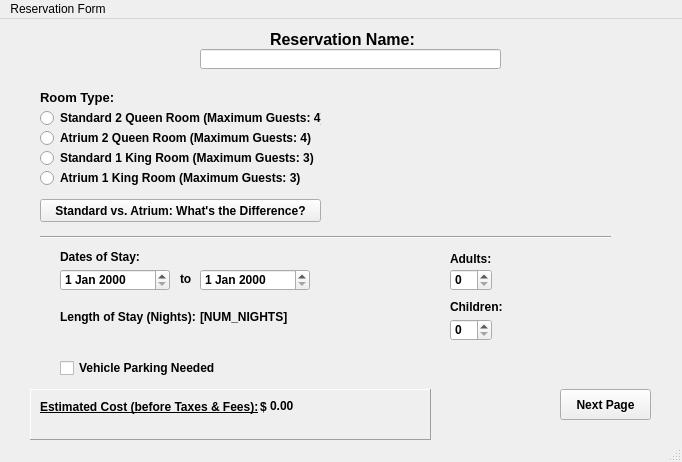
<?xml version="1.0" encoding="UTF-8"?>
<ui version="4.0">
 <class>MainWindow</class>
 <widget class="QMainWindow" name="MainWindow">
  <property name="geometry">
   <rect>
    <x>0</x>
    <y>0</y>
    <width>682</width>
    <height>462</height>
   </rect>
  </property>
  <property name="windowTitle">
   <string>MainWindow</string>
  </property>
  <widget class="QWidget" name="centralwidget">
   <widget class="QStackedWidget" name="stackedWidget">
    <property name="geometry">
     <rect>
      <x>0</x>
      <y>0</y>
      <width>681</width>
      <height>441</height>
     </rect>
    </property>
    <property name="font">
     <font>
      <weight>75</weight>
      <bold>true</bold>
     </font>
    </property>
    <property name="currentIndex">
     <number>0</number>
    </property>
    <widget class="QWidget" name="p1">
     <widget class="QLabel" name="Name">
      <property name="geometry">
       <rect>
        <x>270</x>
        <y>10</y>
        <width>151</width>
        <height>21</height>
       </rect>
      </property>
      <property name="font">
       <font>
        <pointsize>12</pointsize>
        <weight>75</weight>
        <bold>true</bold>
       </font>
      </property>
      <property name="text">
       <string>Reservation Name:</string>
      </property>
     </widget>
     <widget class="QLabel" name="rmType">
      <property name="geometry">
       <rect>
        <x>40</x>
        <y>70</y>
        <width>111</width>
        <height>16</height>
       </rect>
      </property>
      <property name="font">
       <font>
        <pointsize>10</pointsize>
        <weight>75</weight>
        <bold>true</bold>
       </font>
      </property>
      <property name="text">
       <string>Room Type:</string>
      </property>
     </widget>
     <widget class="QRadioButton" name="queenStd">
      <property name="geometry">
       <rect>
        <x>40</x>
        <y>90</y>
        <width>281</width>
        <height>18</height>
       </rect>
      </property>
      <property name="text">
       <string>Standard 2 Queen Room (Maximum Guests: 4)</string>
      </property>
     </widget>
     <widget class="QRadioButton" name="queenAtr">
      <property name="geometry">
       <rect>
        <x>40</x>
        <y>110</y>
        <width>291</width>
        <height>18</height>
       </rect>
      </property>
      <property name="text">
       <string>Atrium 2 Queen Room (Maximum Guests: 4)</string>
      </property>
     </widget>
     <widget class="QRadioButton" name="kngAtr">
      <property name="geometry">
       <rect>
        <x>40</x>
        <y>150</y>
        <width>261</width>
        <height>18</height>
       </rect>
      </property>
      <property name="text">
       <string>Atrium 1 King Room (Maximum Guests: 3)</string>
      </property>
     </widget>
     <widget class="QRadioButton" name="kngStd">
      <property name="geometry">
       <rect>
        <x>40</x>
        <y>130</y>
        <width>281</width>
        <height>18</height>
       </rect>
      </property>
      <property name="text">
       <string>Standard 1 King Room (Maximum Guests: 3)</string>
      </property>
     </widget>
     <widget class="Line" name="line">
      <property name="geometry">
       <rect>
        <x>40</x>
        <y>210</y>
        <width>571</width>
        <height>16</height>
       </rect>
      </property>
      <property name="orientation">
       <enum>Qt::Horizontal</enum>
      </property>
     </widget>
     <widget class="QLabel" name="dates">
      <property name="geometry">
       <rect>
        <x>60</x>
        <y>230</y>
        <width>81</width>
        <height>16</height>
       </rect>
      </property>
      <property name="text">
       <string>Dates of Stay:</string>
      </property>
     </widget>
     <widget class="QLabel" name="lengthofstay">
      <property name="geometry">
       <rect>
        <x>60</x>
        <y>290</y>
        <width>151</width>
        <height>16</height>
       </rect>
      </property>
      <property name="text">
       <string>Length of Stay (Nights):</string>
      </property>
     </widget>
     <widget class="QLabel" name="adults">
      <property name="geometry">
       <rect>
        <x>450</x>
        <y>230</y>
        <width>41</width>
        <height>20</height>
       </rect>
      </property>
      <property name="text">
       <string>Adults: </string>
      </property>
     </widget>
     <widget class="QLabel" name="kids">
      <property name="geometry">
       <rect>
        <x>450</x>
        <y>280</y>
        <width>61</width>
        <height>16</height>
       </rect>
      </property>
      <property name="text">
       <string>Children:</string>
      </property>
     </widget>
     <widget class="QDateEdit" name="beginDate">
      <property name="geometry">
       <rect>
        <x>60</x>
        <y>250</y>
        <width>110</width>
        <height>22</height>
       </rect>
      </property>
     </widget>
     <widget class="QLabel" name="to">
      <property name="geometry">
       <rect>
        <x>180</x>
        <y>250</y>
        <width>20</width>
        <height>20</height>
       </rect>
      </property>
      <property name="text">
       <string>to</string>
      </property>
     </widget>
     <widget class="QDateEdit" name="endDate">
      <property name="geometry">
       <rect>
        <x>200</x>
        <y>250</y>
        <width>110</width>
        <height>22</height>
       </rect>
      </property>
     </widget>
     <widget class="QSpinBox" name="adultCt">
      <property name="geometry">
       <rect>
        <x>450</x>
        <y>250</y>
        <width>42</width>
        <height>22</height>
       </rect>
      </property>
     </widget>
     <widget class="QSpinBox" name="childCt">
      <property name="geometry">
       <rect>
        <x>450</x>
        <y>300</y>
        <width>42</width>
        <height>22</height>
       </rect>
      </property>
     </widget>
     <widget class="QFrame" name="frame">
      <property name="geometry">
       <rect>
        <x>30</x>
        <y>370</y>
        <width>401</width>
        <height>51</height>
       </rect>
      </property>
      <property name="frameShape">
       <enum>QFrame::Panel</enum>
      </property>
      <property name="frameShadow">
       <enum>QFrame::Raised</enum>
      </property>
      <widget class="QLabel" name="estimateLbl">
       <property name="geometry">
        <rect>
         <x>10</x>
         <y>10</y>
         <width>221</width>
         <height>16</height>
        </rect>
       </property>
       <property name="font">
        <font>
         <italic>false</italic>
         <underline>true</underline>
        </font>
       </property>
       <property name="text">
        <string>Estimated Cost (before Taxes &amp; Fees):</string>
       </property>
      </widget>
      <widget class="QLabel" name="dollarChar">
       <property name="geometry">
        <rect>
         <x>230</x>
         <y>10</y>
         <width>16</width>
         <height>16</height>
        </rect>
       </property>
       <property name="text">
        <string>$ </string>
       </property>
      </widget>
      <widget class="QLabel" name="est_cost_output">
       <property name="geometry">
        <rect>
         <x>240</x>
         <y>10</y>
         <width>47</width>
         <height>14</height>
        </rect>
       </property>
       <property name="text">
        <string>0.00</string>
       </property>
      </widget>
     </widget>
     <widget class="QPushButton" name="next">
      <property name="geometry">
       <rect>
        <x>560</x>
        <y>370</y>
        <width>91</width>
        <height>31</height>
       </rect>
      </property>
      <property name="text">
       <string>Next Page</string>
      </property>
     </widget>
     <widget class="QCheckBox" name="needPkgChkBx">
      <property name="geometry">
       <rect>
        <x>60</x>
        <y>340</y>
        <width>161</width>
        <height>18</height>
       </rect>
      </property>
      <property name="text">
       <string>Vehicle Parking Needed</string>
      </property>
     </widget>
     <widget class="QPushButton" name="diffBtn">
      <property name="geometry">
       <rect>
        <x>40</x>
        <y>180</y>
        <width>281</width>
        <height>23</height>
       </rect>
      </property>
      <property name="text">
       <string>Standard vs. Atrium: What's the Difference?</string>
      </property>
     </widget>
     <widget class="QLineEdit" name="nameInput">
      <property name="geometry">
       <rect>
        <x>200</x>
        <y>30</y>
        <width>301</width>
        <height>20</height>
       </rect>
      </property>
     </widget>
     <widget class="QLabel" name="NUM_NIGHTS">
      <property name="geometry">
       <rect>
        <x>200</x>
        <y>290</y>
        <width>91</width>
        <height>16</height>
       </rect>
      </property>
      <property name="text">
       <string>[NUM_NIGHTS]</string>
      </property>
     </widget>
    </widget>
    <widget class="QWidget" name="p2">
     <widget class="QLabel" name="rmChoiceConfirm">
      <property name="geometry">
       <rect>
        <x>20</x>
        <y>10</y>
        <width>151</width>
        <height>16</height>
       </rect>
      </property>
      <property name="text">
       <string>Room:</string>
      </property>
     </widget>
     <widget class="QLabel" name="tax">
      <property name="geometry">
       <rect>
        <x>20</x>
        <y>30</y>
        <width>47</width>
        <height>14</height>
       </rect>
      </property>
      <property name="text">
       <string>Tax:</string>
      </property>
     </widget>
     <widget class="QLabel" name="parkFee">
      <property name="geometry">
       <rect>
        <x>20</x>
        <y>50</y>
        <width>81</width>
        <height>16</height>
       </rect>
      </property>
      <property name="text">
       <string>Parking Fee:</string>
      </property>
     </widget>
     <widget class="QLabel" name="resortFee">
      <property name="geometry">
       <rect>
        <x>20</x>
        <y>70</y>
        <width>81</width>
        <height>16</height>
       </rect>
      </property>
      <property name="text">
       <string>Resort Fee:</string>
      </property>
     </widget>
     <widget class="QFrame" name="totalDueFm">
      <property name="geometry">
       <rect>
        <x>20</x>
        <y>90</y>
        <width>261</width>
        <height>80</height>
       </rect>
      </property>
      <property name="frameShape">
       <enum>QFrame::WinPanel</enum>
      </property>
      <property name="frameShadow">
       <enum>QFrame::Sunken</enum>
      </property>
      <widget class="QLabel" name="totalDue">
       <property name="geometry">
        <rect>
         <x>10</x>
         <y>10</y>
         <width>71</width>
         <height>16</height>
        </rect>
       </property>
       <property name="text">
        <string>Total Due:</string>
       </property>
      </widget>
      <widget class="QLabel" name="totalDueOutput">
       <property name="geometry">
        <rect>
         <x>100</x>
         <y>10</y>
         <width>51</width>
         <height>16</height>
        </rect>
       </property>
       <property name="text">
        <string>0.00</string>
       </property>
      </widget>
      <widget class="QLabel" name="dollarChar_2">
       <property name="geometry">
        <rect>
         <x>90</x>
         <y>10</y>
         <width>21</width>
         <height>16</height>
        </rect>
       </property>
       <property name="text">
        <string>$</string>
       </property>
      </widget>
     </widget>
     <widget class="QLabel" name="paymentMethod">
      <property name="geometry">
       <rect>
        <x>20</x>
        <y>180</y>
        <width>121</width>
        <height>16</height>
       </rect>
      </property>
      <property name="font">
       <font>
        <pointsize>10</pointsize>
       </font>
      </property>
      <property name="text">
       <string>Payment Method:</string>
      </property>
     </widget>
     <widget class="QRadioButton" name="visaRadio">
      <property name="geometry">
       <rect>
        <x>20</x>
        <y>210</y>
        <width>83</width>
        <height>18</height>
       </rect>
      </property>
      <property name="text">
       <string>VISA</string>
      </property>
     </widget>
     <widget class="QRadioButton" name="mastcrdRadio">
      <property name="geometry">
       <rect>
        <x>90</x>
        <y>210</y>
        <width>83</width>
        <height>18</height>
       </rect>
      </property>
      <property name="text">
       <string>Mastercard</string>
      </property>
     </widget>
     <widget class="QRadioButton" name="amExprssRadio">
      <property name="geometry">
       <rect>
        <x>280</x>
        <y>210</y>
        <width>131</width>
        <height>18</height>
       </rect>
      </property>
      <property name="text">
       <string>American Express</string>
      </property>
     </widget>
     <widget class="QRadioButton" name="discoveryRadio">
      <property name="geometry">
       <rect>
        <x>190</x>
        <y>210</y>
        <width>83</width>
        <height>18</height>
       </rect>
      </property>
      <property name="text">
       <string>Discovery</string>
      </property>
     </widget>
     <widget class="QLabel" name="cardNumLbl">
      <property name="geometry">
       <rect>
        <x>20</x>
        <y>240</y>
        <width>101</width>
        <height>16</height>
       </rect>
      </property>
      <property name="font">
       <font>
        <pointsize>9</pointsize>
       </font>
      </property>
      <property name="text">
       <string>Card Number:</string>
      </property>
     </widget>
     <widget class="QPlainTextEdit" name="cardNumInput">
      <property name="geometry">
       <rect>
        <x>120</x>
        <y>240</y>
        <width>291</width>
        <height>31</height>
       </rect>
      </property>
     </widget>
     <widget class="QPushButton" name="pay">
      <property name="geometry">
       <rect>
        <x>480</x>
        <y>360</y>
        <width>111</width>
        <height>31</height>
       </rect>
      </property>
      <property name="font">
       <font>
        <pointsize>14</pointsize>
       </font>
      </property>
      <property name="text">
       <string>Pay</string>
      </property>
     </widget>
     <widget class="QLabel" name="rmTypeOutput">
      <property name="geometry">
       <rect>
        <x>60</x>
        <y>10</y>
        <width>81</width>
        <height>16</height>
       </rect>
      </property>
      <property name="text">
       <string>[RM_TYPE]</string>
      </property>
     </widget>
     <widget class="QLabel" name="taxOutput">
      <property name="geometry">
       <rect>
        <x>50</x>
        <y>30</y>
        <width>47</width>
        <height>14</height>
       </rect>
      </property>
      <property name="text">
       <string>[TAXES]</string>
      </property>
     </widget>
     <widget class="QLabel" name="pkgFeeOutput">
      <property name="geometry">
       <rect>
        <x>90</x>
        <y>50</y>
        <width>81</width>
        <height>16</height>
       </rect>
      </property>
      <property name="text">
       <string>[PKG_FEE]</string>
      </property>
     </widget>
     <widget class="QLabel" name="resFeeOutput">
      <property name="geometry">
       <rect>
        <x>90</x>
        <y>70</y>
        <width>81</width>
        <height>16</height>
       </rect>
      </property>
      <property name="text">
       <string>[RESORT_FEE]</string>
      </property>
     </widget>
    </widget>
    <widget class="QWidget" name="p3">
     <widget class="QLabel" name="label">
      <property name="geometry">
       <rect>
        <x>10</x>
        <y>10</y>
        <width>191</width>
        <height>41</height>
       </rect>
      </property>
      <property name="font">
       <font>
        <pointsize>14</pointsize>
        <italic>true</italic>
        <underline>true</underline>
       </font>
      </property>
      <property name="text">
       <string>CONFIRMATION</string>
      </property>
     </widget>
     <widget class="QLabel" name="label_4">
      <property name="geometry">
       <rect>
        <x>60</x>
        <y>100</y>
        <width>81</width>
        <height>16</height>
       </rect>
      </property>
      <property name="text">
       <string>Details</string>
      </property>
     </widget>
     <widget class="QLabel" name="label_5">
      <property name="geometry">
       <rect>
        <x>60</x>
        <y>300</y>
        <width>111</width>
        <height>16</height>
       </rect>
      </property>
      <property name="text">
       <string>Payment Info</string>
      </property>
     </widget>
     <widget class="QLabel" name="label_6">
      <property name="geometry">
       <rect>
        <x>140</x>
        <y>130</y>
        <width>91</width>
        <height>16</height>
       </rect>
      </property>
      <property name="text">
       <string>[ROOM_TYPE]</string>
      </property>
     </widget>
     <widget class="QLabel" name="label_7">
      <property name="geometry">
       <rect>
        <x>140</x>
        <y>160</y>
        <width>91</width>
        <height>16</height>
       </rect>
      </property>
      <property name="text">
       <string>[FIRST_DATE]</string>
      </property>
     </widget>
     <widget class="QLabel" name="label_8">
      <property name="geometry">
       <rect>
        <x>230</x>
        <y>160</y>
        <width>21</width>
        <height>16</height>
       </rect>
      </property>
      <property name="text">
       <string>to</string>
      </property>
     </widget>
     <widget class="QLabel" name="label_9">
      <property name="geometry">
       <rect>
        <x>250</x>
        <y>160</y>
        <width>81</width>
        <height>16</height>
       </rect>
      </property>
      <property name="text">
       <string>[END_DATE]</string>
      </property>
     </widget>
     <widget class="QLabel" name="label_10">
      <property name="geometry">
       <rect>
        <x>140</x>
        <y>180</y>
        <width>91</width>
        <height>16</height>
       </rect>
      </property>
      <property name="text">
       <string>[NUM_NIGHTS]</string>
      </property>
     </widget>
     <widget class="QLabel" name="label_11">
      <property name="geometry">
       <rect>
        <x>140</x>
        <y>200</y>
        <width>141</width>
        <height>16</height>
       </rect>
      </property>
      <property name="text">
       <string>[PKG_INCLUDED (Y/N)]</string>
      </property>
     </widget>
     <widget class="QLabel" name="label_12">
      <property name="geometry">
       <rect>
        <x>140</x>
        <y>220</y>
        <width>161</width>
        <height>16</height>
       </rect>
      </property>
      <property name="text">
       <string>[ADULTS: {num_adults}]</string>
      </property>
     </widget>
     <widget class="QLabel" name="label_13">
      <property name="geometry">
       <rect>
        <x>140</x>
        <y>240</y>
        <width>141</width>
        <height>16</height>
       </rect>
      </property>
      <property name="text">
       <string>[KIDS: {num_kids}]</string>
      </property>
     </widget>
     <widget class="QLabel" name="label_14">
      <property name="geometry">
       <rect>
        <x>70</x>
        <y>330</y>
        <width>111</width>
        <height>16</height>
       </rect>
      </property>
      <property name="text">
       <string>[PAYMENT_TOTAL]</string>
      </property>
     </widget>
     <widget class="QLabel" name="label_15">
      <property name="geometry">
       <rect>
        <x>70</x>
        <y>360</y>
        <width>141</width>
        <height>16</height>
       </rect>
      </property>
      <property name="text">
       <string>CARD_NUMBER]</string>
      </property>
     </widget>
     <widget class="QLabel" name="label_16">
      <property name="geometry">
       <rect>
        <x>270</x>
        <y>400</y>
        <width>201</width>
        <height>16</height>
       </rect>
      </property>
      <property name="font">
       <font>
        <italic>true</italic>
       </font>
      </property>
      <property name="text">
       <string>Thank you and enjoy your stay!</string>
      </property>
     </widget>
     <widget class="QPushButton" name="exit">
      <property name="geometry">
       <rect>
        <x>550</x>
        <y>380</y>
        <width>75</width>
        <height>23</height>
       </rect>
      </property>
      <property name="text">
       <string>Exit</string>
      </property>
     </widget>
    </widget>
    <widget class="QWidget" name="page">
     <widget class="QLabel" name="label_2">
      <property name="geometry">
       <rect>
        <x>60</x>
        <y>30</y>
        <width>131</width>
        <height>16</height>
       </rect>
      </property>
      <property name="font">
       <font>
        <pointsize>12</pointsize>
        <italic>true</italic>
       </font>
      </property>
      <property name="text">
       <string>Standard Room</string>
      </property>
     </widget>
     <widget class="QLabel" name="label_3">
      <property name="geometry">
       <rect>
        <x>490</x>
        <y>30</y>
        <width>121</width>
        <height>16</height>
       </rect>
      </property>
      <property name="font">
       <font>
        <pointsize>12</pointsize>
        <italic>true</italic>
        <underline>false</underline>
       </font>
      </property>
      <property name="text">
       <string>Atrium Room</string>
      </property>
     </widget>
     <widget class="QPushButton" name="bktoForm">
      <property name="geometry">
       <rect>
        <x>290</x>
        <y>380</y>
        <width>101</width>
        <height>23</height>
       </rect>
      </property>
      <property name="text">
       <string>Back to Form</string>
      </property>
     </widget>
    </widget>
   </widget>
  </widget>
  <widget class="QMenuBar" name="menubar">
   <property name="geometry">
    <rect>
     <x>0</x>
     <y>0</y>
     <width>682</width>
     <height>22</height>
    </rect>
   </property>
   <widget class="QMenu" name="menuReservation_Form">
    <property name="title">
     <string>Reservation Form</string>
    </property>
   </widget>
   <addaction name="menuReservation_Form"/>
  </widget>
  <widget class="QStatusBar" name="statusbar"/>
 </widget>
 <resources/>
 <connections/>
</ui>
